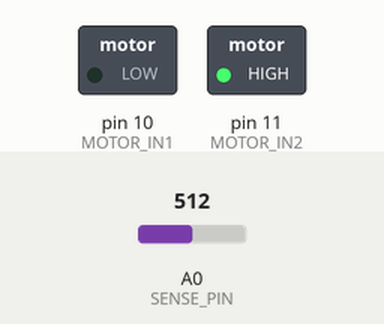
Simulated run of this sketch. Board: Arduino Uno, built with avr-gcc and run on an emulated ATmega328P. Shown: switched loads named in the sketch (green lamp = pin HIGH). Inputs (shaded band) come from the test bench; at power-on: A0 (SENSE_PIN) = 512. What the sketch prints to the serial monitor is not drawn.

Above: at 0.1 s.
Timing chart, 0 to 1.6 s (numbered marks = the images above):
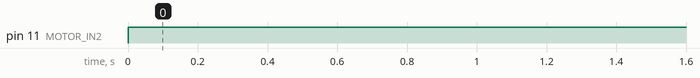

The sketch:

pump.ino
```cpp
const int RUNNING_SAMPLES = 16;
const int SENSE_PIN = 0;

#define MOTOR_IN1     10
#define MOTOR_IN2     11

#define forward  0
#define normal 5

int speeed = 2000;
int direcshen = 0;

int runningAverageBuffer[RUNNING_SAMPLES];
int nextCount = 0;

void setup() {
    Serial.begin(9600);

  // put your setup code here, to run once:
  //pinMode(MOTOR_EN_1_2, OUTPUT);
  //pinMode(MOTOR_EN_3_4, OUTPUT);
  pinMode(MOTOR_IN1, OUTPUT);
  pinMode(MOTOR_IN2, OUTPUT);
}

void loop() {
  // put your main code here, to run repeatedly:
  //digitalWrite(MOTOR_EN_1_2, HIGH);
  //digitalWrite(MOTOR_EN_3_4, HIGH);
  int rawSenseVal = analogRead(SENSE_PIN);
  runningAverageBuffer[nextCount] = rawSenseVal;
  nextCount++;

  if (nextCount >= RUNNING_SAMPLES) {
    nextCount = 0;
  }

  int currentSum = 0;
  for (int i = 0; i < RUNNING_SAMPLES; i++) {
    currentSum += runningAverageBuffer[i];
  }

  int averageVal = currentSum / RUNNING_SAMPLES;
  Serial.println(averageVal);


  if (direcshen == forward) {
    analogWrite(MOTOR_IN1, 0);
    analogWrite(MOTOR_IN2, 255);
    delay(speeed);
    //analogWrite(MOTOR_IN1, 0);
    //analogWrite(MOTOR_IN2, 200);
    //delay(speeed);
    /* digitalWrite(MOTOR_IN1, LOW);
      digitalWrite(MOTOR_IN2, LOW);
      digitalWrite(MOTOR_IN3, HIGH);
      digitalWrite(MOTOR_IN4, LOW);
      delay(speeed);
      digitalWrite(MOTOR_IN1, LOW);
      digitalWrite(MOTOR_IN2, LOW);
      digitalWrite(MOTOR_IN3, LOW);
      digitalWrite(MOTOR_IN4, HIGH);
      delay(speeed);*/
  }
}
```

Measured:
- by itself, pin 11 (MOTOR_IN2): LOW → HIGH at 0.00 s
